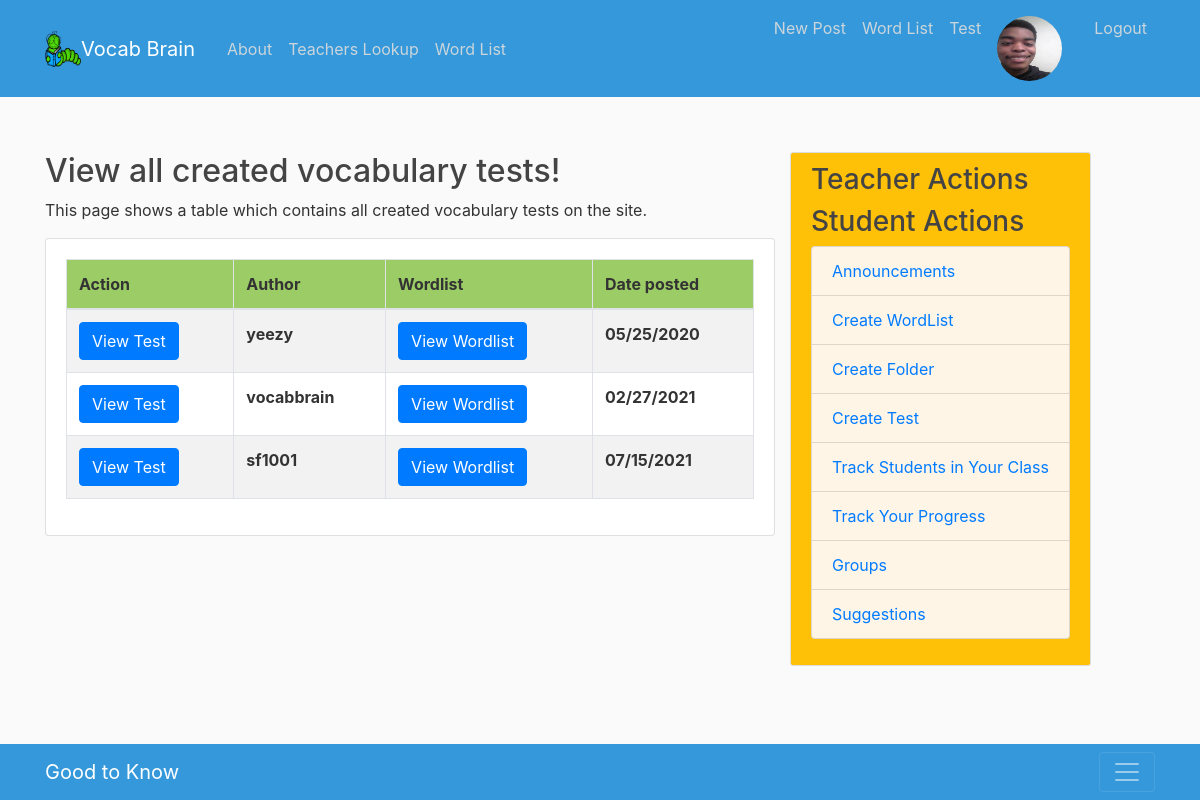
The app's page /temp2/ (signed in) with its own data.
### users/models.py (models this page shows, shortened)
class Profile(models.Model):
    user = models.OneToOneField(User, on_delete=models.CASCADE)
    image = models.ImageField(default='default.jpeg', upload_to='profile_pics')

### blog/models.py (models this page shows, shortened)
class Test(models.Model):
    title = models.CharField(max_length=100)
    author = models.ForeignKey(User, on_delete=models.CASCADE)
    wordlist = models.ForeignKey(WordList, on_delete=models.CASCADE)
    date_posted = models.DateTimeField(default=timezone.now)
    description = models.TextField()
    folder = models.ForeignKey(Folder, on_delete=models.SET_NULL, blank=True, null=True)

### blog/views.py (the view)
# urls.py: path('temp2/', views.temp2, name='blog-temp2'),
def temp2(request):
    context = {
        'tests': Test.objects.all()
    }
    return render(request, 'blog/temp2.html', context)

### blog/templates/blog/temp2.html (shortened to what this page needs)
{% extends "blog/base.html" %}
{% block content%}
<h2>View all created vocabulary tests!</h2>
<p>This page shows a table which contains all created vocabulary tests on the site.</p>
<div class = "row">
<div class = "col-md">
<div class = "card card-body">
    <table class = "table table-striped table-bordered mydatatable" width="100%">
    <thead>
        <tr style="background-color:#9CCC65 ">
            <th >Action</th>
            <th>Author</th>
             <th>Wordlist</th>
             <th>Date posted</th>
        </tr>
    </thead>
    <tbody>
           {% for test in tests %}
       <tr>
            <th><button class = "btn btn-primary" onclick="window.location.href='{% url 'test-detail' test.id %}'">View Test </button></th>
            <th>  {{test.author}} </th>
            <th> <button class = "btn btn-primary" onclick="window.location.href='{% url 'list-detail' test.wordlist.id %}'">View Wordlist </button></th>
            <th>  {{test.date_posted|date:"SHORT_DATE_FORMAT" }} </th>
        </tr>
          {% endfor %}
      </tbody>
    </table>
    </div>
  </div>
</div>
{% endblock content %}

### blog/templates/blog/base.html (shortened to what this page needs)
{% load static %}
<!DOCTYPE html>
<html>
<head>
    <link rel="stylesheet" href="https://maxcdn.bootstrapcdn.com/bootstrap/4.0.0/css/bootstrap.min.css">
<link rel="stylesheet" type="text/css" href="{% static 'blog/main.css'%}">
<link rel="stylesheet" type="text/css" href="https://cdn.datatables.net/v/bs4/dt-1.10.21/datatables.min.css"/>
</head>
<body>
    <header class="site-header">
  <nav class="navbar navbar-expand-md navbar-dark box-shadow fixed-top" style="background-color: #3498DB;">
    <div class="container">
      <img src="{% static "img/bookworm.png" %}" alt="" width="36" height="36" viewBox="0 0 612 612">
      <a class="navbar-brand mr-4" href="{% url 'blog-home' %}">Vocab Brain </a>
      <div class="collapse navbar-collapse" id="navbarToggle">
        <div class="navbar-nav mr-auto">
          <a class="nav-item nav-link" href="{% url 'blog-about' %}">About</a>
          {% if user.is_authenticated %}
                {% for group in user.groups.all %}
                      {% if group.name == 'Student' %}
          <a class="nav-item nav-link" href="{% url 'blog-teacher_lookup' %}">Teachers Lookup</a>
          <a class="nav-item nav-link" href="{% url 'blog-temp' %}">Word List</a>
          {% endif %}
          {%  endfor %}
          {% endif %}
        </div>
        <div class="navbar-nav">
          {% if user.is_authenticated %}
          {% if user.is_superuser %}
          <a class="nav-item nav-link" href="{% url 'post-create' %}">New Post</a>
          {% endif %}
            {% for group in user.groups.all %}
            {% if group.name == 'Teacher' %}
          <a class="nav-item nav-link" href="{% url 'blog-temp' %}">Word List</a>
          <a class="nav-item nav-link" href="{% url 'blog-temp2' %}">Test</a>
          {% endif %}
          {% endfor %}
          <a class="nav-item nav-link" href="{% url 'profile' %}">
            <img class="rounded-circle article-img" src="{{ request.user.profile.image.url }}" id="img">
          </a>
          <a class="nav-item nav-link" href="{% url 'logout' %}">Logout</a>
          {% else %}
          <a class="nav-item nav-link" href="{% url 'login' %}">Login</a>
          <a class="nav-item nav-link" href="{% url 'register' %}">Register</a>
          {% endif %}
        </div>
      </div>
    </div>
  </nav>
<br><br><br>
</header>
    <main role="main" class="container">
  <div class="row">
    <div class="col-md-8">
      {% block content %}{% endblock %}
    </div>
    <div class="col-md-0">
      <div class="content-section" div id= "sidebar" style="background-color: #FFC107;">
        {%block sidebar%}
        {% if user.is_authenticated %}
                {% for group in user.groups.all %}
                      {% if group.name == 'Teacher' %}
        <h3>Teacher Actions</h3>
           {% else %}
           {% if group.name == 'Student' %}
            <h3>Student Actions</h3>
             {% endif %}
          {% endif %}
          {% endfor %}
          {% endif %}
          <ul class="list-group" >
            <li class="list-group-item list-group-item-light" style="background-color: #FEF5E7;color: blue;"><a href="{% url 'blog-announce' %}" > Announcements</a></li>
            {% if user.is_authenticated %}
                {% for group in user.groups.all %}
                      {% if group.name == 'Teacher' %}
                      <li class="list-group-item list-group-item-light" style="background-color: #FEF5E7;color: blue;"><a href="{% url 'list-create' %}" >Create WordList</a></li>
                       <li class="list-group-item list-group-item-light" style="background-color: #FEF5E7;color: blue;"><a href="{% url 'folder-create' %}" >Create Folder</a></li>
                      <li class="list-group-item list-group-item-light" style="background-color: #FEF5E7;color: blue;"><a href="{% url 'test-create' %}" >Create Test</a></li>
                      <li class="list-group-item list-group-item-light" style="background-color: #FEF5E7;color: blue;"><a href="{% url 'blog-student_tracker' %}" >Track Students in Your Class</a></li>
                      {% endif %}
                      {% if group.name == 'Student' %}
                      <li class="list-group-item list-group-item-light" style="background-color: #FEF5E7;color: blue;"><a href="{% url 'blog-track_progress' %}" >Track Your Progress</a></li>
                      <li class="list-group-item list-group-item-light" style="background-color: #FEF5E7;color: blue;"><a href="{% url 'blog-groups' %}" >Groups</a></li>
                      {% endif %}
                          {% endfor %}
                            {% endif %}
            <li class="list-group-item list-group-item-light" style="background-color: #FEF5E7;color: blue;"><a href="{% url 'blog-suggest' %}" >Suggestions</a></li>
          </ul>
        {% endblock %}
      </div>
  </div>
  </div>
<br><br><br><br>
<div class="jumbotron-fluid">
  <div class="navbar fixed-bottom navbar-dark" style="background-color: #3498DB;">
    <div class="container d-flex justify-content-between">
      <a href="https://www.goodtoknow.com/Main_Page" class="navbar-brand d-flex align-items-center"> Good to Know
            </a>
      <button class="navbar-toggler" type="button" data-toggle="collapse" data-target="#navbarHeader" aria-controls="navbarHeader" aria-expanded="false" aria-label="Toggle navigation">
              <span class="navbar-toggler-icon"></span>
            </button>
    </div>
  </div>
</main>
</body>
</html>

### blog/static/blog/main.css (style rules this page uses)
body { background: #fafafa; color: #333333; margin-top: 5rem; }
h1, h2, h3, h4, h5, h6 { color: #444444; }
ul { margin: 0; }
.site-header .navbar-nav .nav-link { color: #cbd5db; }
.content-section { background: #ffffff; padding: 10px 20px; border: 1px solid #dddddd; border-radius: 3px; margin-bottom: 20px; }
.article-img { height: 65px; width: 65px; margin-right: 16px; }

### records on screen
Test: author "yeezy", date_posted "05/25/2020"
Test: author "vocabbrain", date_posted "02/27/2021"
Test: author "sf1001", date_posted "07/15/2021"
